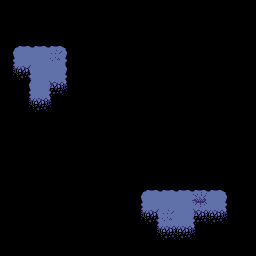

Tiled map render using the project's own tile images. Description and the whole map definition, tile-layer contents included, below:
An orthogonal 16x16 tile map with 16x16 px tiles, 2 tile layers (Terrain_1, Terrain_2), 8 tilesets and 8 objects.

<map version="1.10" tiledversion="1.12.2" orientation="orthogonal" renderorder="right-down" width="16" height="16" tilewidth="16" tileheight="16" infinite="0" nextlayerid="5" nextobjectid="26">
 <tileset firstgid="1" source="../tilesets/terrain.tsx" />
 <tileset firstgid="67" source="../tilesets/building_1.tsx" />
 <tileset firstgid="69" source="../tilesets/unit_1.tsx" />
 <tileset firstgid="71" source="../tilesets/unit_3.tsx" />
 <tileset firstgid="73" source="../tilesets/spacebodies.tsx" />
 <tileset firstgid="79" source="../tilesets/unit_4.tsx" />
 <tileset firstgid="83" source="../tilesets/unit_2.tsx" />
 <tileset firstgid="87" source="../tilesets/tank.tsx" />
 <objectgroup id="4" name="Space">
  <object id="5" gid="76" x="16" y="16" width="16" height="16" />
  <object id="6" gid="78" x="32" y="224" width="16" height="16" />
  <object id="8" gid="78" x="112" y="256" width="16" height="16" />
  <object id="9" gid="74" x="224" y="80" width="16" height="16" />
 </objectgroup>
 <layer id="1" name="Terrain_1" width="16" height="16">
  <data encoding="csv">
0,0,0,0,0,0,0,0,0,0,0,0,0,0,0,0,
0,0,0,0,0,0,0,0,0,0,0,0,0,0,0,0,
0,7,7,7,0,0,0,0,0,0,0,0,0,0,0,0,
6,5,5,5,8,0,0,0,0,0,0,0,0,0,0,0,
10,30,5,5,8,0,0,0,0,0,0,0,0,0,0,0,
0,6,5,31,11,0,0,0,0,0,0,0,0,0,0,0,
0,10,9,11,0,0,0,0,0,0,0,0,0,0,0,0,
0,0,0,0,0,0,0,0,0,0,0,0,0,0,0,0,
0,0,0,0,0,0,0,0,0,0,0,0,0,0,0,0,
0,0,0,0,0,0,0,0,0,0,0,0,0,0,0,0,
0,0,0,0,0,0,0,0,0,0,0,0,0,0,0,0,
0,0,0,0,0,0,0,0,0,7,7,7,7,7,0,0,
0,0,0,0,0,0,0,0,6,5,5,5,5,5,8,0,
0,0,0,0,0,0,0,0,10,30,5,5,31,9,11,0,
0,0,0,0,0,0,0,0,0,10,9,9,11,0,0,0,
0,0,0,0,0,0,0,0,0,0,0,0,0,0,0,0
</data>
 </layer>
 <layer id="3" name="Terrain_2" width="16" height="16">
  <data encoding="csv">
0,0,0,0,0,0,0,0,0,0,0,0,0,0,0,0,
0,0,0,0,0,0,0,0,0,0,0,0,0,0,0,0,
0,0,0,0,0,0,0,0,0,0,0,0,0,0,0,0,
0,0,0,1,0,0,0,0,0,0,0,0,0,0,0,0,
0,0,0,0,0,0,0,0,0,0,0,0,0,0,0,0,
0,0,0,0,0,0,0,0,0,0,0,0,0,0,0,0,
0,0,0,0,0,0,0,0,0,0,0,0,0,0,0,0,
0,0,0,0,0,0,0,0,0,0,0,0,0,0,0,0,
0,0,0,0,0,0,0,0,0,0,0,0,0,0,0,0,
0,0,0,0,0,0,0,0,0,0,0,0,0,0,0,0,
0,0,0,0,0,0,0,0,0,0,0,0,0,0,0,0,
0,0,0,0,0,0,0,0,0,0,0,0,0,0,0,0,
0,0,0,0,0,0,0,0,0,0,0,0,14,0,0,0,
0,0,0,0,0,0,0,0,0,0,1,0,0,0,0,0,
0,0,0,0,0,0,0,0,0,0,0,0,0,0,0,0,
0,0,0,0,0,0,0,0,0,0,0,0,0,0,0,0
</data>
 </layer>
 <objectgroup id="2" name="Building">
  <object id="4" gid="71" x="32" y="80" width="16" height="16">
   <properties>
    <property name="Destructible" type="bool" value="true" />
   </properties>
  </object>
  <object id="11" gid="79" x="208" y="208" width="16" height="16" />
  <object id="12" gid="71" x="176" y="224" width="16" height="16">
   <properties>
    <property name="Destructible" type="bool" value="true" />
   </properties>
  </object>
  <object id="20" gid="83" x="144" y="208" width="16" height="16">
   <properties>
    <property name="Destructible" type="bool" value="true" />
   </properties>
  </object>
 </objectgroup>
</map>
